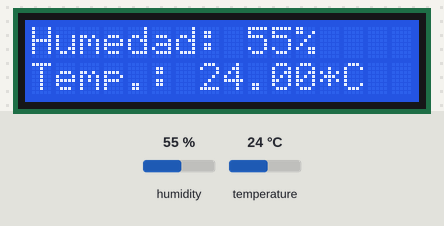
A sketch run on a simulated Arduino Uno, built with avr-gcc and run on an emulated ATmega328P. Shown: 16×2 character LCD. Inputs (shaded band) come from the test bench; at power-on: humidity 55 %, temperature 24 °C. What the sketch prints to the serial monitor is not drawn.

Above: at 1.2 s.
1.3 s: humidity set to 22 %
At 2.5 s:
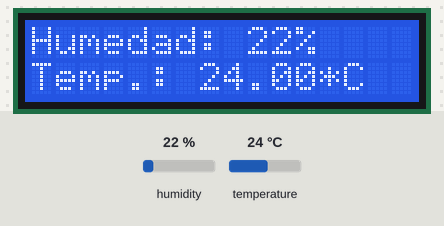
4.6 s: temperature set to 12 °C
At 6.6 s:
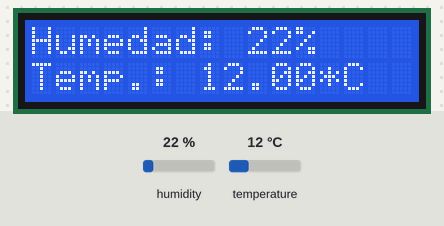
7.7 s: humidity set to 40 %
At 8.7 s:
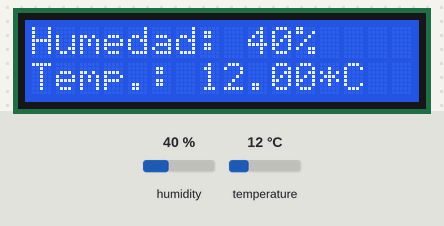
10.5 s: temperature set to 19 °C
At 12.8 s:
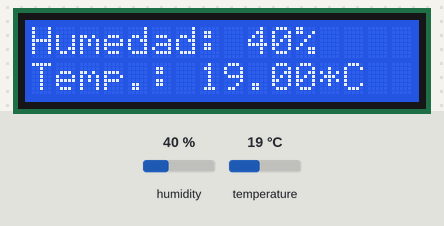
Timing chart, 0 to 14.3 s (numbered marks = the images above; inputs shaded):
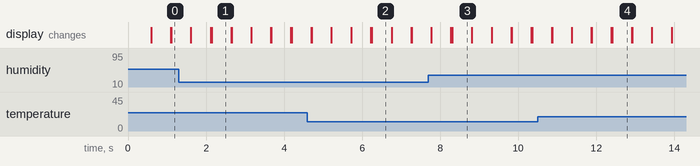

The sketch:

Practica1.ino
```cpp
//Amaya Montalvo Pablo Iván
//Vargas Guillen José Ricardo

#include <LiquidCrystal.h>
int rs = 12;
int e = 11;
int d4 = 5;
int d5 = 4;

int dTime = 500;
//LCD

int d6 = 3;
int d7 = 2;
int numero = 0;

LiquidCrystal lcd(rs, e, d4, d5, d6, d7);

//DHT11

#include <DHT.h>
#include <DHT_U.h>

#define Type DHT11
int dhtPin = 8;
DHT HT(dhtPin, Type);
int humidity;


float tempC;
float tempF;


void setup() {
// put your setup code here, to run once:
lcd.begin(16, 2);
Serial.begin(9600);
HT.begin();
}

void loop() {
// put your main code here, to run repeatedly:
humidity = HT.readHumidity();
tempC = HT.readTemperature();
//tempF = HT.readTemperature(true);
Serial.print("Humedad Relativa: ");
Serial.print(humidity);
Serial.print("% / Temperatura: ");
Serial.print(tempC);
Serial.print("ºC / ");
Serial.print(tempF);
Serial.println("ºF");


lcd.setCursor(0, 0);
lcd.print("Humedad: ");
lcd.print(humidity);
lcd.print("%");

lcd.setCursor(0, 1);
lcd.print("Temp.: ");
lcd.print(tempC);
lcd.print("*C");

delay(dTime);
lcd.clear();
}
```

Measured:
- after the input at 1.3 s, the display: first differs from a run without the input after 0.84 s (image 1)
- after the input at 4.6 s, the display: first differs from a run without the input after 1.7 s (image 2)
- after the input at 7.7 s, the display: first differs from a run without the input after 0.61 s (image 3)
- after the input at 10.5 s, the display: first differs from a run without the input after 1.9 s (image 4)
- what the display in image 1 shows lasts 0.5 s, from 2.1 s to 2.6 s
